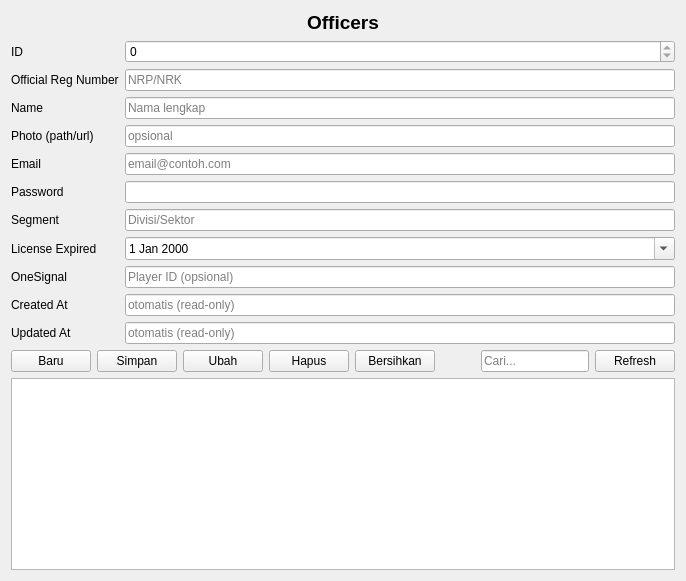
<?xml version="1.0" encoding="UTF-8"?>
<ui version="4.0">
 <class>OfficersForm</class>
 <widget class="QWidget" name="OfficersForm">
  <property name="windowTitle">
   <string>Officers</string>
  </property>
  <layout class="QVBoxLayout" name="verticalLayout">
   <item>
    <widget class="QLabel" name="titleLabel">
     <property name="text">
      <string>Officers</string>
     </property>
     <property name="alignment">
      <set>Qt::AlignHCenter</set>
     </property>
     <property name="styleSheet">
      <string notr="true">font-weight:600; font-size:14pt;</string>
     </property>
    </widget>
   </item>
   <item>
    <layout class="QFormLayout" name="formLayout">

     <item row="0" column="0">
      <widget class="QLabel" name="label_0">
       <property name="text">
        <string>ID</string>
       </property>
      </widget>
     </item>
     <item row="0" column="1">
<widget class="QSpinBox" name="spinId">
       <property name="maximum"><number>2147483647</number></property>
       <property name="readOnly"><bool>true</bool></property>
      </widget>
     </item>

     <item row="1" column="0">
      <widget class="QLabel" name="label_1">
       <property name="text">
        <string>Official Reg Number</string>
       </property>
      </widget>
     </item>
     <item row="1" column="1">
<widget class="QLineEdit" name="editOfficialRegNumber">
       <property name="placeholderText"><string>NRP/NRK</string></property>
      </widget>
     </item>

     <item row="2" column="0">
      <widget class="QLabel" name="label_2">
       <property name="text">
        <string>Name</string>
       </property>
      </widget>
     </item>
     <item row="2" column="1">
<widget class="QLineEdit" name="editName">
       <property name="placeholderText"><string>Nama lengkap</string></property>
      </widget>
     </item>

     <item row="3" column="0">
      <widget class="QLabel" name="label_3">
       <property name="text">
        <string>Photo (path/url)</string>
       </property>
      </widget>
     </item>
     <item row="3" column="1">
<widget class="QLineEdit" name="editPhoto">
       <property name="placeholderText"><string>opsional</string></property>
      </widget>
     </item>

     <item row="4" column="0">
      <widget class="QLabel" name="label_4">
       <property name="text">
        <string>Email</string>
       </property>
      </widget>
     </item>
     <item row="4" column="1">
<widget class="QLineEdit" name="editEmail">
       <property name="placeholderText"><string>email@contoh.com</string></property>
      </widget>
     </item>

     <item row="5" column="0">
      <widget class="QLabel" name="label_5">
       <property name="text">
        <string>Password</string>
       </property>
      </widget>
     </item>
     <item row="5" column="1">
<widget class="QLineEdit" name="editPassword">
       <property name="echoMode"><enum>QLineEdit::Password</enum></property>
      </widget>
     </item>

     <item row="6" column="0">
      <widget class="QLabel" name="label_6">
       <property name="text">
        <string>Segment</string>
       </property>
      </widget>
     </item>
     <item row="6" column="1">
<widget class="QLineEdit" name="editSegment">
       <property name="placeholderText"><string>Divisi/Sektor</string></property>
      </widget>
     </item>

     <item row="7" column="0">
      <widget class="QLabel" name="label_7">
       <property name="text">
        <string>License Expired</string>
       </property>
      </widget>
     </item>
     <item row="7" column="1">
<widget class="QDateEdit" name="dateLicenseExpired">
       <property name="calendarPopup"><bool>true</bool></property>
      </widget>
     </item>

     <item row="8" column="0">
      <widget class="QLabel" name="label_8">
       <property name="text">
        <string>OneSignal</string>
       </property>
      </widget>
     </item>
     <item row="8" column="1">
<widget class="QLineEdit" name="editOneSignal">
       <property name="placeholderText"><string>Player ID (opsional)</string></property>
      </widget>
     </item>

     <item row="9" column="0">
      <widget class="QLabel" name="label_9">
       <property name="text">
        <string>Created At</string>
       </property>
      </widget>
     </item>
     <item row="9" column="1">
<widget class="QLineEdit" name="editCreatedAt">
       <property name="placeholderText"><string>otomatis (read-only)</string></property>
      </widget>
     </item>

     <item row="10" column="0">
      <widget class="QLabel" name="label_10">
       <property name="text">
        <string>Updated At</string>
       </property>
      </widget>
     </item>
     <item row="10" column="1">
<widget class="QLineEdit" name="editUpdatedAt">
       <property name="placeholderText"><string>otomatis (read-only)</string></property>
      </widget>
     </item>
    </layout>
   </item>
   <item>
    <layout class="QHBoxLayout" name="buttonsLayout">
     <item><widget class="QPushButton" name="btnNew"><property name="text"><string>Baru</string></property></widget></item>
     <item><widget class="QPushButton" name="btnSave"><property name="text"><string>Simpan</string></property></widget></item>
     <item><widget class="QPushButton" name="btnUpdate"><property name="text"><string>Ubah</string></property></widget></item>
     <item><widget class="QPushButton" name="btnDelete"><property name="text"><string>Hapus</string></property></widget></item>
     <item><widget class="QPushButton" name="btnClear"><property name="text"><string>Bersihkan</string></property></widget></item>
     <item><spacer name="hsp"><property name="orientation"><enum>Qt::Horizontal</enum></property>
      <property name="sizeHint" stdset="0"><size><width>40</width><height>20</height></size></property></spacer></item>
     <item><widget class="QLineEdit" name="lineSearch"><property name="placeholderText"><string>Cari...</string></property></widget></item>
     <item><widget class="QPushButton" name="btnRefresh"><property name="text"><string>Refresh</string></property></widget></item>
    </layout>
   </item>

    <item>
     <widget class="QTableView" name="tableView">
      <property name="sortingEnabled">
       <bool>true</bool>
      </property>
     </widget>
    </item>
  </layout>
 </widget>
 <resources/>
 <connections/>
</ui>
